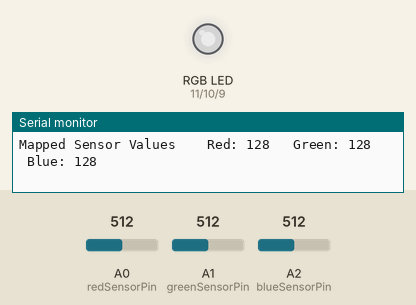
Recording of a sketch running on a simulated Arduino Uno, built with avr-gcc and run on an emulated ATmega328P. On the bench: an RGB LED mixed from three pins (HIGH = lit), the last lines printed to the serial monitor. Inputs (shaded band) come from the test bench; at power-on: A0 (redSensorPin) = 512, A1 (greenSensorPin) = 512, A2 (blueSensorPin) = 512. Dim RGB values are drawn brighter than linear.

Above: at 1.2 s.
1.3 s: A0 (redSensorPin) set to 417
At 2.6 s:
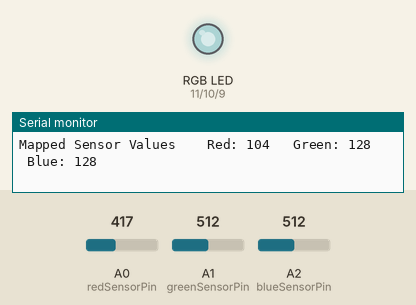
4.3 s: A0 (redSensorPin) set to 384
At 5.8 s:
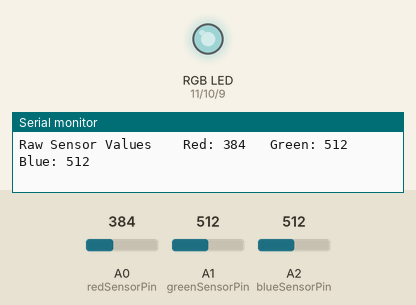
7.3 s: A1 (greenSensorPin) set to 407
At 8.1 s:
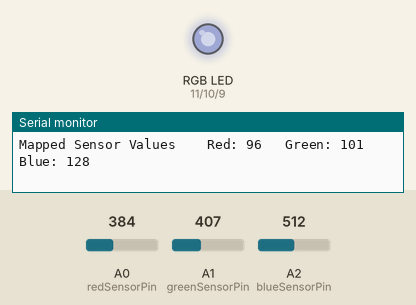
10.3 s: A1 (greenSensorPin) set to 386
At 11.1 s:
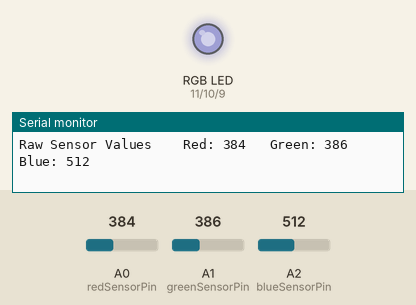
13.3 s: A2 (blueSensorPin) set to 411
At 14.7 s:
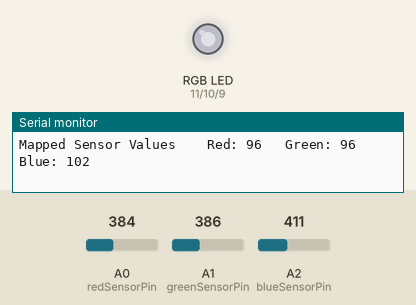
16.3 s: A2 (blueSensorPin) set to 391
At 17.1 s:
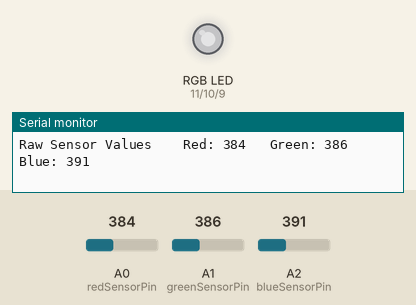
Timing chart, 0 to 19.3 s (numbered marks = the images above; inputs shaded):
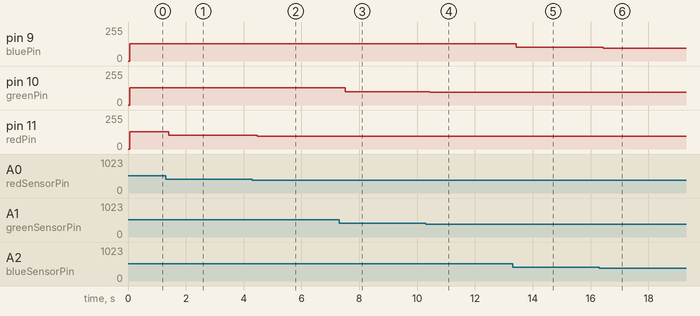

Measured:
- after the input at 1.3 s, pin 11 (redPin): 128/255 → 104/255 after 0.12 s
- after the input at 4.3 s, pin 11 (redPin): 104/255 → 96/255 after 0.18 s
- after the input at 7.3 s, pin 10 (greenPin): 128/255 → 101/255 after 0.21 s
- after the input at 10.3 s, pin 10 (greenPin): 101/255 → 96/255 after 0.13 s
- after the input at 13.3 s, pin 9 (bluePin): 128/255 → 102/255 after 0.13 s
- after the input at 16.3 s, pin 9 (bluePin): 102/255 → 97/255 after 0.14 s

The sketch:

color_mixing.ino
```cpp
const int redPin = 11;
const int greenPin = 10;
const int bluePin = 9;

const int redSensorPin = A0;
const int greenSensorPin = A1;
const int blueSensorPin = A2;

int redValue = 0;
int greenValue = 0;
int blueValue = 0;

int redSensorValue = 0;
int greenSensorValue = 0;
int blueSensorValue = 0;

void setup() {
  Serial.begin(9600);
  pinMode(bluePin, OUTPUT);
  pinMode(greenPin, OUTPUT);
  pinMode(redPin, OUTPUT);
}

void loop() {
  redSensorValue = analogRead(redSensorPin);
  delay(5);
  greenSensorValue = analogRead(greenSensorPin);
  delay(5);
  blueSensorValue = analogRead(blueSensorPin);

  Serial.print("Raw Sensor Values \t Red: ");
  Serial.print(redSensorValue);
  Serial.print("\t Green: ");
  Serial.print(greenSensorValue);
  Serial.print("\t Blue: ");
  Serial.println(blueSensorValue);

  redValue = redSensorValue/4;
  greenValue = greenSensorValue/4;
  blueValue = blueSensorValue/4;


  Serial.print("Mapped Sensor Values \t Red: ");
  Serial.print(redValue);
  Serial.print("\t Green: ");
  Serial.print(greenValue);
  Serial.print("\t Blue: ");
  Serial.println(blueValue);

  analogWrite(redPin, redValue);
  analogWrite(greenPin, greenValue);
  analogWrite(bluePin, blueValue);
}
```
